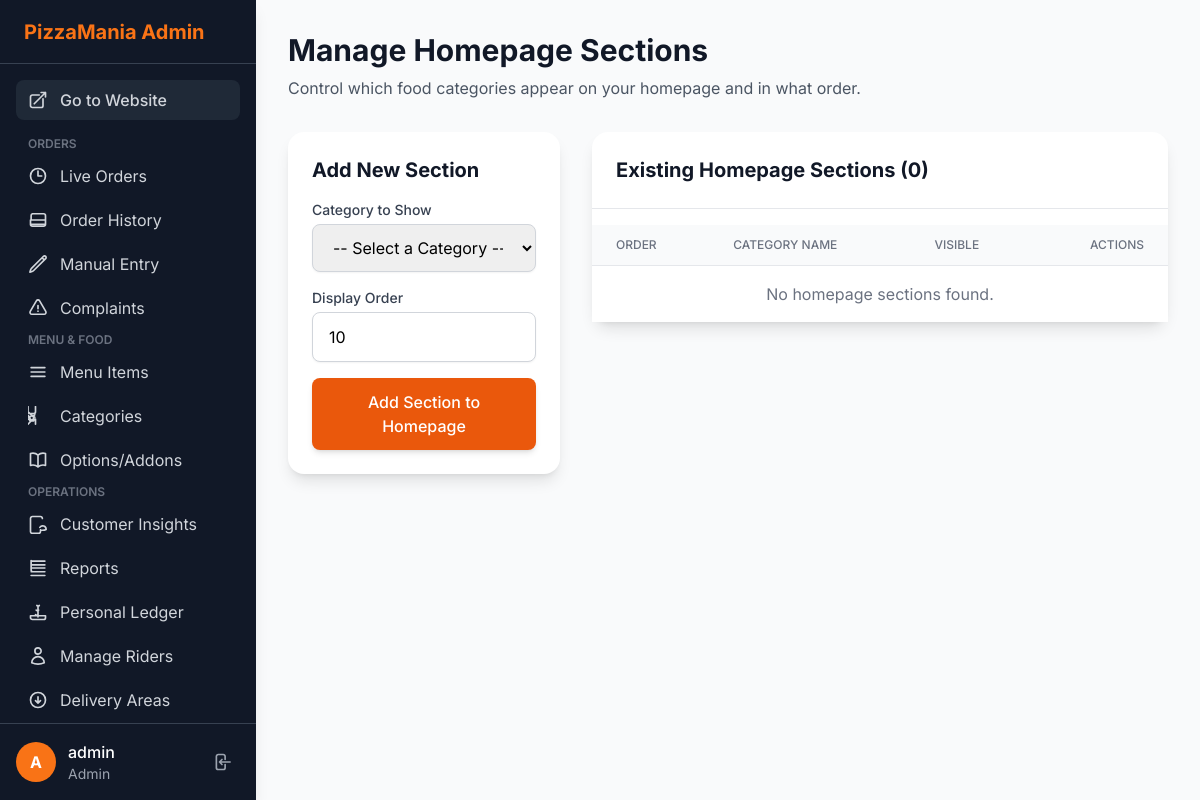
The app's page /admin/homepage_manager.php (signed in), older data.
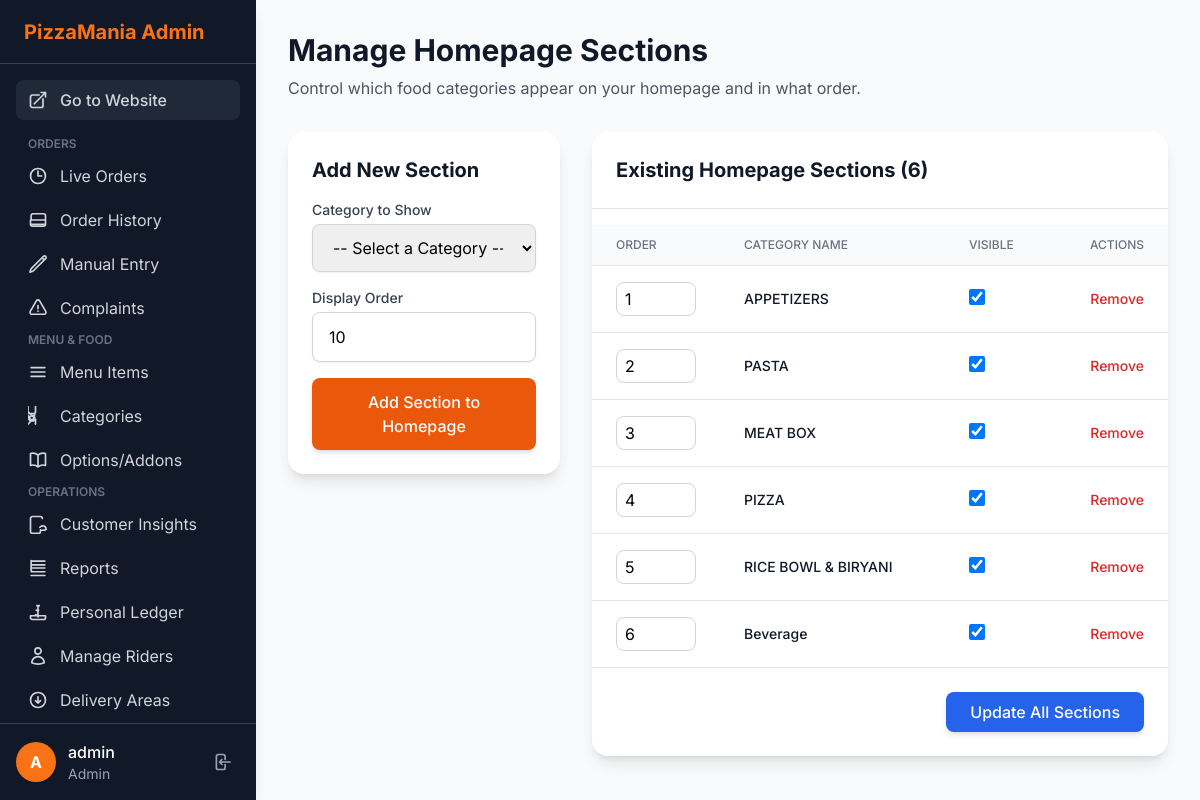
The same page, newer data.
### tables this page shows
CREATE TABLE IF NOT EXISTS `homepage_sections` (
  `id` int NOT NULL AUTO_INCREMENT,
  `category_id` int NOT NULL,
  `display_order` int NOT NULL DEFAULT '0',
  `is_visible` tinyint(1) NOT NULL DEFAULT '1',
  PRIMARY KEY (`id`),
  KEY `category_id` (`category_id`)
);

CREATE TABLE IF NOT EXISTS `categories` (
  `id` int NOT NULL AUTO_INCREMENT,
  `name` varchar(100) NOT NULL,
  `description` text,
  `image` varchar(255) DEFAULT NULL,
  `svg_icon` text,
  `is_visible` tinyint(1) NOT NULL DEFAULT '1',
  PRIMARY KEY (`id`)
);

### config.php (called while the page is built, shortened)
<?php
function get_csrf_token() {
    return $_SESSION['csrf_token'];
}
function e($data) {
    return htmlspecialchars($data ?? '', ENT_QUOTES, 'UTF-8');
}
?>

### admin/homepage_manager.php (the view, shortened to what the changed rows need)
<?php
require_once('header.php');
$page_title = 'Manage Homepage Sections';
$sections = [];
$sql = "SELECT hs.*, c.name as category_name
        FROM homepage_sections hs
        JOIN categories c ON hs.category_id = c.id
        ORDER BY hs.display_order ASC";
$sec_result = $db->query($sql);
while ($row = $sec_result->fetch_assoc()) {
    $sections[] = $row;
}
?>
<h1 class="text-3xl font-bold text-gray-900 mb-2"><?php echo e($page_title); ?></h1>
<div class="grid grid-cols-1 lg:grid-cols-3 gap-8">
    <div class="lg:col-span-1">
        <div class="bg-white p-6 rounded-2xl shadow-lg">
            <h2 class="text-xl font-bold text-gray-900 mb-4">Add New Section</h2>
        </div>
    </div>
    <div class="lg:col-span-2">
        <div class="bg-white rounded-2xl shadow-lg">
            <h2 class="text-xl font-bold text-gray-900 mb-4 p-6 border-b border-gray-200">
                Existing Homepage Sections (<?php echo count($sections); ?>)
            </h2>
            <form action="homepage_manager.php" method="POST">
                <div class="overflow-x-auto">
                    <table class="min-w-full divide-y divide-gray-200">
                        <thead class="bg-gray-50">
                            <tr>
                                <th class="px-6 py-3 text-left text-xs font-medium text-gray-500 uppercase">Order</th>
                                <th class="px-6 py-3 text-left text-xs font-medium text-gray-500 uppercase">Category Name</th>
                                <th class="px-6 py-3 text-left text-xs font-medium text-gray-500 uppercase">Visible</th>
                                <th class="px-6 py-3 text-right text-xs font-medium text-gray-500 uppercase">Actions</th>
                            </tr>
                        </thead>
                        <tbody class="bg-white divide-y divide-gray-200">
                            <?php if (empty($sections)): ?>
                                <tr><td colspan="4" class="px-6 py-4 text-center text-gray-500">No homepage sections found.</td></tr>
                            <?php else: ?>
                                <?php foreach ($sections as $section): ?>
                                    <tr>
                                        <td class="px-6 py-4 w-24">
                                            <input type="number" name="display_order[<?php echo e($section['id']); ?>]"
                                                   value="<?php echo e($section['display_order']); ?>"
                                                   class="w-20 px-2 py-1 border border-gray-300 rounded-lg">
                                        </td>
                                        <td class="px-6 py-4"><div class="text-sm font-medium text-gray-900"><?php echo e($section['category_name']); ?></div></td>
                                        <td class="px-6 py-4">
                                            <input type="checkbox" name="is_visible[]"
                                                   value="<?php echo e($section['id']); ?>"
                                                   <?php echo ($section['is_visible']) ? 'checked' : ''; ?>
                                                   class="h-4 w-4 text-orange-600 border-gray-300 rounded focus:ring-orange-500">
                                        </td>
                                        <td class="px-6 py-4 text-right text-sm font-medium">
                                            <a href="homepage_manager.php?action=delete&id=<?php echo e($section['id']); ?>&csrf_token=<?php echo e(get_csrf_token()); ?>"
                                               class="text-red-600 hover:text-red-900"
                                               onclick="return confirm('Are you sure you want to remove this section?');">
                                                Remove
                                            </a>
                                        </td>
                                    </tr>
                                <?php endforeach; ?>
                            <?php endif; ?>
                        </tbody>
                    </table>
                </div>
                <?php if (!empty($sections)): ?>
                <div class="p-6 border-t border-gray-200 text-right">
                    <button type="submit" name="update_sections" class="px-6 py-2 bg-blue-600 text-white font-medium rounded-lg shadow-md hover:bg-blue-700">
                        Update All Sections
                    </button>
                </div>
                <?php endif; ?>
            </form>
        </div>
    </div>
</div>
<?php
require_once('footer.php');
?>

Row changes from the older to the newer data that the page shows:
added homepage_sections: display_order "1", category.name "APPETIZERS", is_visible "☑"
added homepage_sections: display_order "2", category.name "PASTA", is_visible "☑"
added homepage_sections: display_order "3", category.name "MEAT BOX", is_visible "☑"
added homepage_sections: display_order "4", category.name "PIZZA", is_visible "☑"
added homepage_sections: display_order "5", category.name "RICE BOWL & BIRYANI", is_visible "☑"
added homepage_sections: display_order "6", category.name "Beverage", is_visible "☑"
Text that changed along with them:
count($sections): "0" → "6"
text no longer shown: "No homepage sections found."
text now shown: "Update All Sections"
